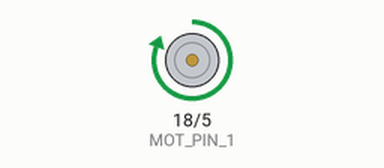
The sketch below on a simulated ESP32. On the bench: motor-driver pin pairs drawn as motors (green arrow = first pin HIGH = forward, orange = second pin HIGH = backward, longer = more drive, scaled by the enable pin).

Above: at 0.31 s.
At 2.15 s:
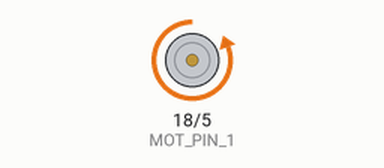
Timing chart, 0 to 3.0 s (numbered marks = the images above):
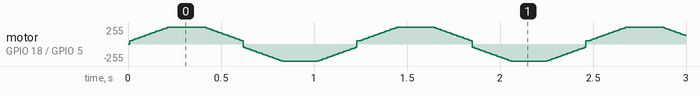

The sketch:

randommotortest.ino
```cpp
#include <ESP32Servo.h>
#define MOT_PIN_1 18
#define MOT_PIN_2 5
#define MOT_PIN_PWM 17


Servo mot();
void setup() {
  // put your setup code here, to run once:
  pinMode(MOT_PIN_1, OUTPUT);
  pinMode(MOT_PIN_2, OUTPUT);
  pinMode(MOT_PIN_PWM, OUTPUT);

}

void loop() {
  digitalWrite(MOT_PIN_1, HIGH);
  digitalWrite(MOT_PIN_2, LOW);
  // put your main code here, to run repeatedly:
delay(10);
for( int i = 50; i < 350; i += 10){
analogWrite(MOT_PIN_PWM, i);
delay(10);

}
for( int i = 350; i > 49; i -= 10){
analogWrite(MOT_PIN_PWM, i);
delay(10);

}
 digitalWrite(MOT_PIN_1, LOW);
 digitalWrite(MOT_PIN_2, HIGH);
 for( int i = 50; i < 350; i += 10){
analogWrite(MOT_PIN_PWM, i);
delay(10);

}

for( int i = 350; i > 49; i -= 10){
analogWrite(MOT_PIN_PWM, i);
delay(10);

}

}
```
